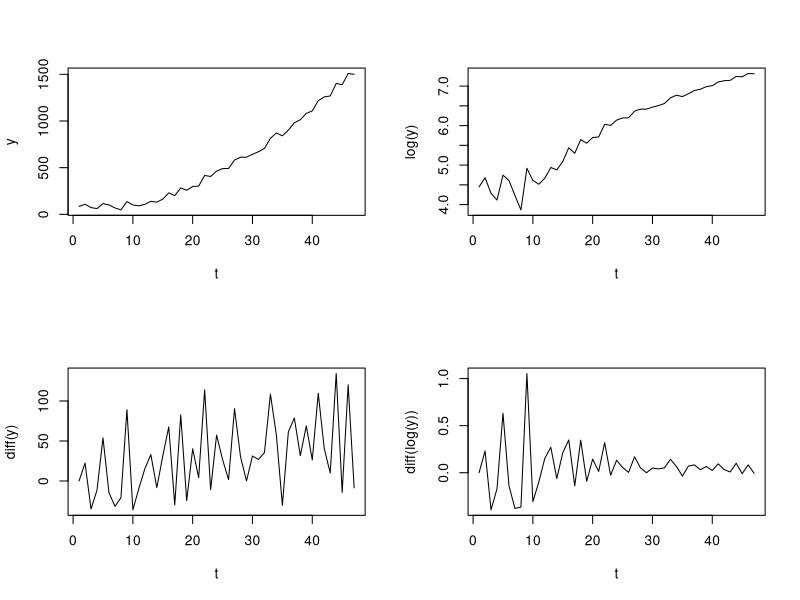
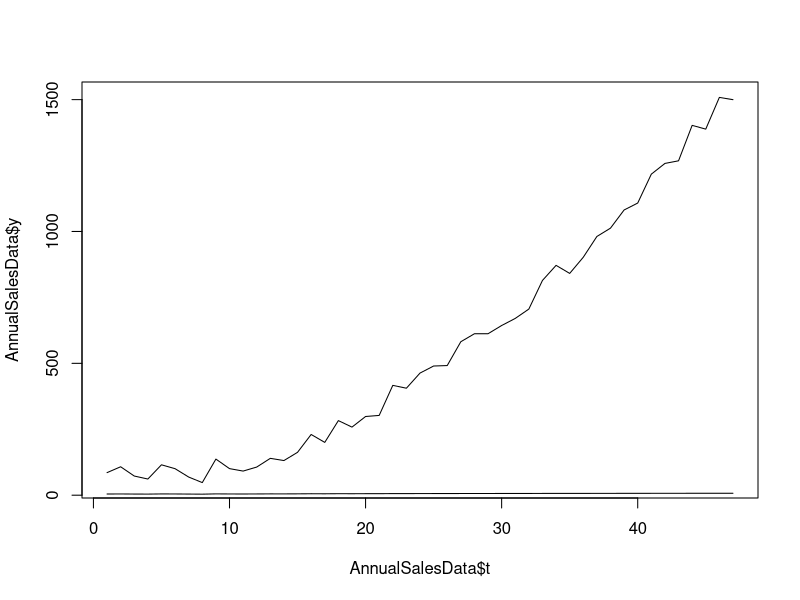

Here is the R script that generated these plots, in order:
library(rlist)

#Import sales data from csv file
AnnualSalesData <- read.table("Annual-Sales_1970-2016.csv")

#Add columns representing years and t, then order for clarity
AnnualSalesData$year <- seq(1970,2016)
AnnualSalesData$t <- seq(1,47)
colnames(AnnualSalesData)[colnames(AnnualSalesData)=="V1"] <- "y"
AnnualSalesData <- AnnualSalesData[c("year","t","y")]

#Create log(y) variable
AnnualSalesData$ly <- log(AnnualSalesData$y)

#Find the differences between y_1 and y_-1, and ly_1 and ly_-1
AnnualSalesData$d1_y <- list.prepend(diff(AnnualSalesData$y),0)
AnnualSalesData$d1_ly <- list.prepend(diff(AnnualSalesData$ly),0)

#Generate plots
dev.new()
par(mfrow=c(2,2))
plot(AnnualSalesData$t,AnnualSalesData$y,type="l",xlab="t",ylab="y")
plot(AnnualSalesData$t,AnnualSalesData$ly,type="l",xlab="t",ylab="log(y)")
plot(AnnualSalesData$t,AnnualSalesData$d1_y,type="l",xlab="t",ylab="diff(y)")
plot(AnnualSalesData$t,AnnualSalesData$d1_ly,type="l",xlab="t",ylab="diff(log(y))")
dev.new()
plot(AnnualSalesData$t,AnnualSalesData$y,type="l")
lines(AnnualSalesData$t,AnnualSalesData$ly)
